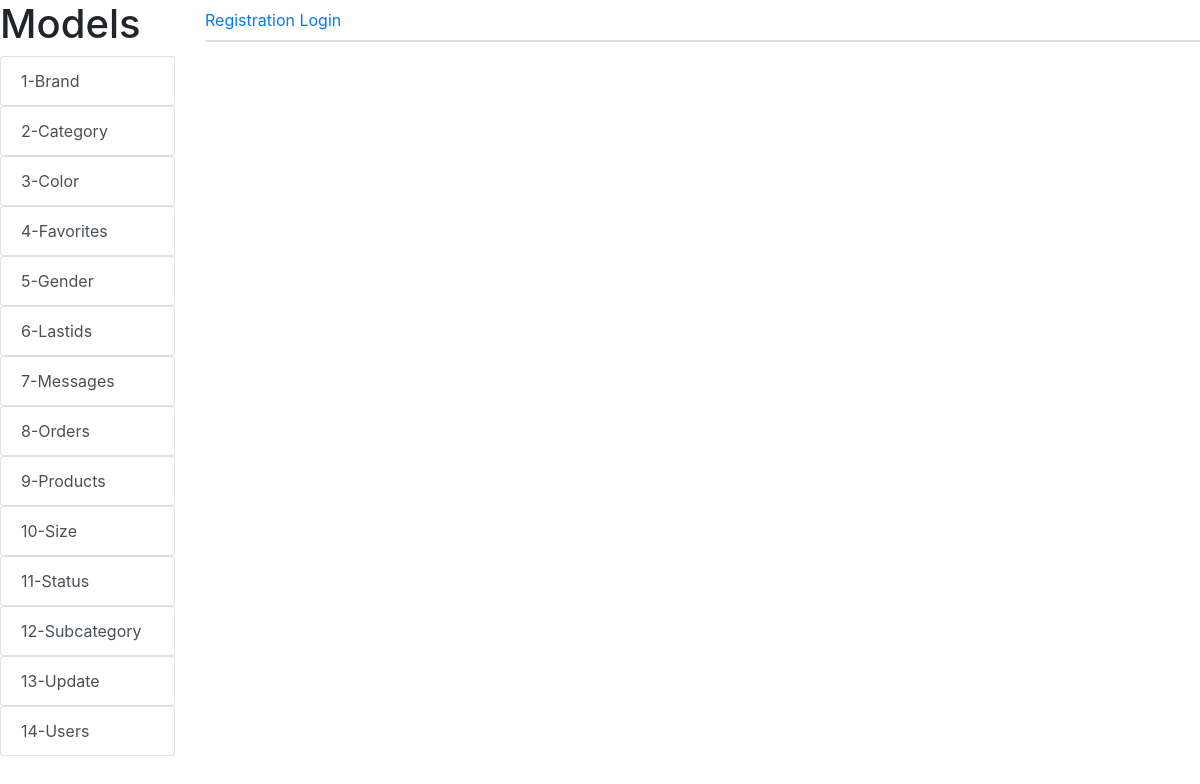
The page /subcategory/ on the database as committed earlier.
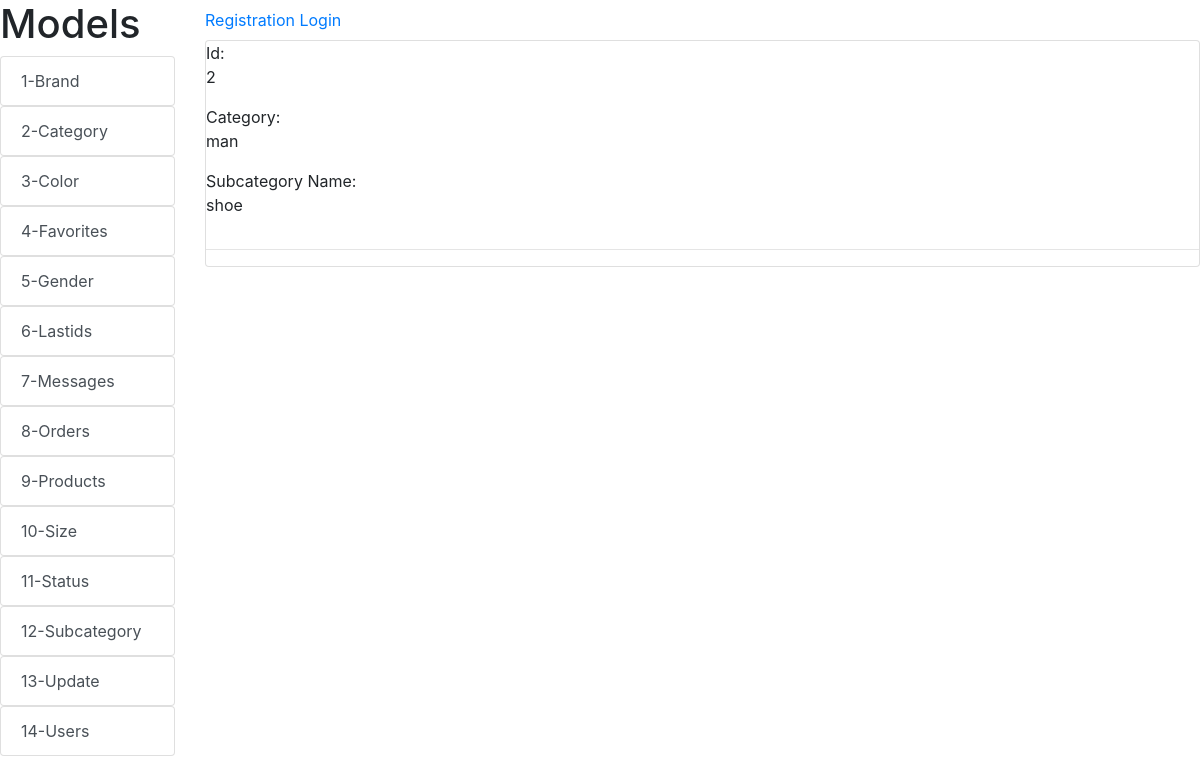
The same page on the database as committed later.
### alemsite/models.py (models this page shows, shortened)
class Subcategory(models.Model):
    category = models.ForeignKey('Category', on_delete=models.CASCADE, related_name='subcategory', default='')
    name = models.CharField(max_length=150,)

class Category(models.Model):
    ai = models.CharField(max_length=100)
    name = models.CharField(max_length=100)
    photo = models.ImageField(upload_to='Category/%Y/%m/%d')
    def __str__(self):
        return f'{self.ai} '

### alemsite/views.py (the view)
# urls.py: path('subcategory/', subcategory, name='subcategory'),
def subcategory(request):
    subcategory = Subcategory.objects.all()
    return render(request, 'subcategory/subcategory.html', {'subcategory':subcategory})

### alemsite/templates/subcategory/subcategory.html
{% extends 'index.html'%}
{% block content %}
    {% for item in subcategory %}
        Id:
        <p>{{ item.id }}</p>
        Category:
        <p>{{ item.category }}</p>
        Subcategory Name:
    <p>{{ item.name }}</p>
        <hr>
    {% endfor %}
{% endblock %}

Rows that differ between the two databases and show on the page:
added Subcategory: id "2", category "man", name "shoe"
